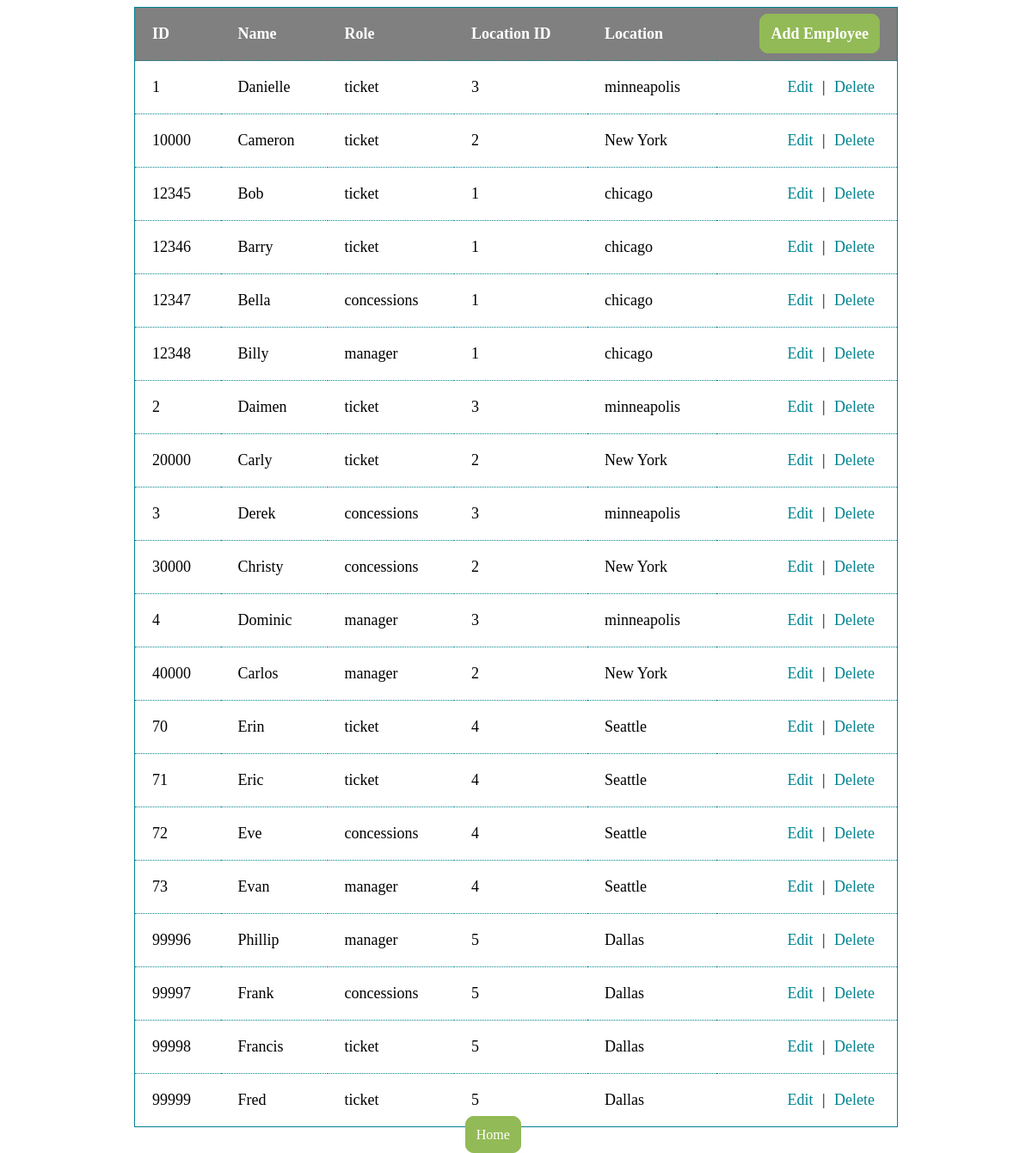
Page /employee.php on the committed database.
### tables this page shows
CREATE TABLE `employees` (
  `emp_ID` varchar(5) NOT NULL,
  `loc_ID` varchar(5) DEFAULT NULL,
  `role` varchar(13) DEFAULT NULL,
  `name` varchar(50) NOT NULL,
  PRIMARY KEY (`emp_ID`),
  KEY `loc_ID` (`loc_ID`),
  CONSTRAINT `employees_ibfk_1` FOREIGN KEY (`loc_ID`) REFERENCES `theater` (`loc_ID`)
);

CREATE TABLE `theater` (
  `loc_ID` varchar(5) NOT NULL,
  `location` varchar(20) NOT NULL,
  `num_screens` int(2) NOT NULL,
  `con_type` varchar(10) DEFAULT NULL,
  PRIMARY KEY (`loc_ID`)
);

### employee.php (the view, shortened to what this page needs)
<?php
include_once("config.php");
$result = mysqli_query($mysqli, "SELECT emp_ID, name, role, loc_ID, location FROM employees NATURAL JOIN theater ORDER BY emp_ID");
?><html>
<head>
	<link rel="stylesheet" href="styles.css" />
</head>
<body>
	<table>
		<tr>
			<td>ID</td>
			<td>Name</td>
			<td>Role</td>
			<td>Location ID</td>
            <td>Location</td>
			<td><a class="button" href="add_emp.php">Add Employee</a></td>
		</tr>
		<?php
		while($res = mysqli_fetch_array($result)) {
			echo "<tr>";
			echo "<td>".$res['emp_ID']."</td>";
			echo "<td>".$res['name']."</td>";
			echo "<td>".$res['role']."</td>";
			echo "<td>".$res['loc_ID']."</td>";
			echo "<td>".$res["location"]."</td>";
			echo "<td><a href=\"edit_emp.php?emp_ID=$res[emp_ID]\">Edit</a> | <a href=\"emp_delete.php?emp_ID=$res[emp_ID]\" onClick=\"return confirm('Are you sure you want to delete this contact?')\">Delete</a></td>";
		}
		?>
	</table>
</body>
<footer>
	<a class="buttoncenter" class="button" href="index.php">Home</a>
</footer>
</html>

### styles.css (style rules this page uses)
a { color: #00838F; text-decoration: none; padding: 6px; }
table { border-collapse: collapse; border: 1px solid #00838F; margin-left: auto; margin-right: auto; width: 75%; font-size: 18px; }
table td { padding: 20px; }
table td:last-child { text-align: right; }
table tr:first-child { background-color: gray; color: #fff; font-weight: bold; }
table tr { border-bottom: 1px dotted #00838F; }
.button { border: 1px solid #000; border-radius: 10px; background-color: #92BA56; border: 1px solid #92BA56; color: #FFF; text-decoration: none; padding: 12px; min-width: 100px; }
.buttoncenter { margin-left: 45%; margin-right: 45%; border: 1px solid #000; border-radius: 10px; background-color: #92BA56; border: 1px solid #92BA56; color: #FFF; text-decoration: none; padding: 12px; width: 10%; margin-top:10% }

### rows in the picture
employees: emp_ID "1", name "Danielle", role "ticket", loc_ID "3", loc_ID.location "minneapolis"
employees: emp_ID "10000", name "Cameron", role "ticket", loc_ID "2", loc_ID.location "New York"
employees: emp_ID "12345", name "Bob", role "ticket", loc_ID "1", loc_ID.location "chicago"
employees: emp_ID "12346", name "Barry", role "ticket", loc_ID "1", loc_ID.location "chicago"
employees: emp_ID "12347", name "Bella", role "concessions", loc_ID "1", loc_ID.location "chicago"
employees: emp_ID "12348", name "Billy", role "manager", loc_ID "1", loc_ID.location "chicago"
employees: emp_ID "2", name "Daimen", role "ticket", loc_ID "3", loc_ID.location "minneapolis"
employees: emp_ID "20000", name "Carly", role "ticket", loc_ID "2", loc_ID.location "New York"
employees: emp_ID "3", name "Derek", role "concessions", loc_ID "3", loc_ID.location "minneapolis"
employees: emp_ID "30000", name "Christy", role "concessions", loc_ID "2", loc_ID.location "New York"
employees: emp_ID "4", name "Dominic", role "manager", loc_ID "3", loc_ID.location "minneapolis"
employees: emp_ID "40000", name "Carlos", role "manager", loc_ID "2", loc_ID.location "New York"
employees: emp_ID "70", name "Erin", role "ticket", loc_ID "4", loc_ID.location "Seattle"
employees: emp_ID "71", name "Eric", role "ticket", loc_ID "4", loc_ID.location "Seattle"
employees: emp_ID "72", name "Eve", role "concessions", loc_ID "4", loc_ID.location "Seattle"
employees: emp_ID "73", name "Evan", role "manager", loc_ID "4", loc_ID.location "Seattle"
employees: emp_ID "99996", name "Phillip", role "manager", loc_ID "5", loc_ID.location "Dallas"
employees: emp_ID "99997", name "Frank", role "concessions", loc_ID "5", loc_ID.location "Dallas"
employees: emp_ID "99998", name "Francis", role "ticket", loc_ID "5", loc_ID.location "Dallas"
employees: emp_ID "99999", name "Fred", role "ticket", loc_ID "5", loc_ID.location "Dallas"
